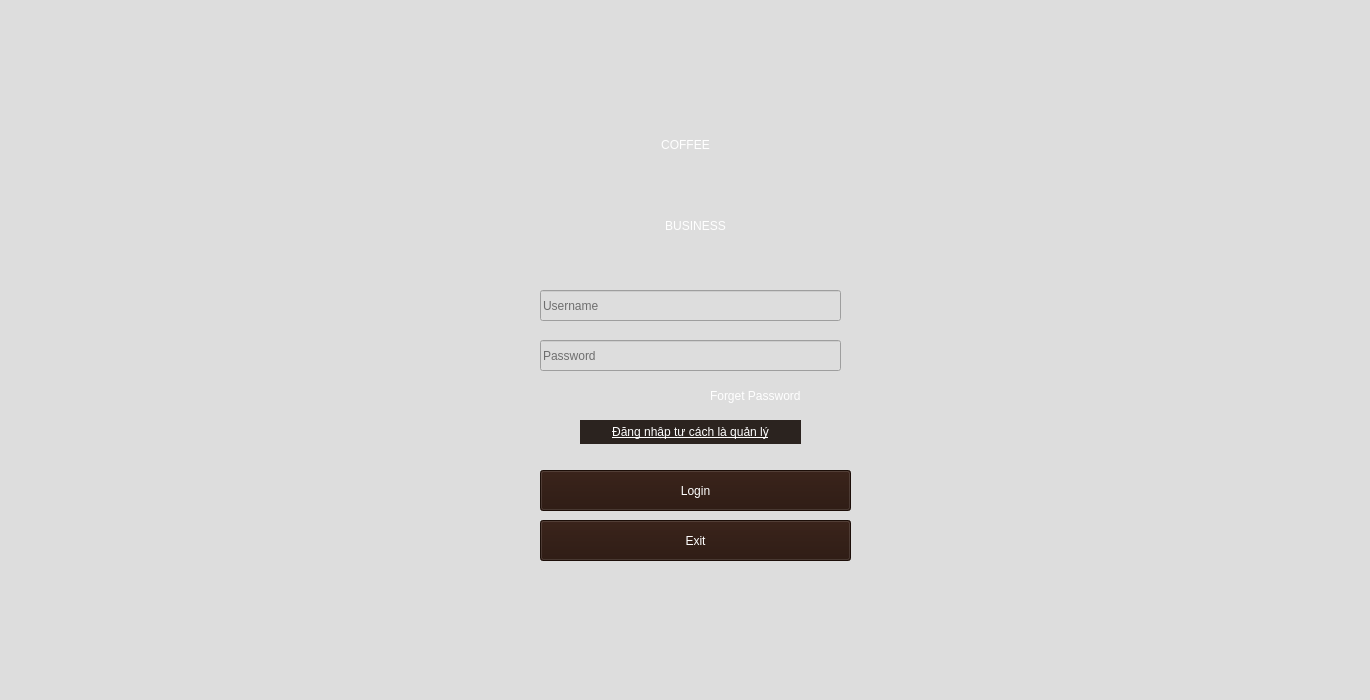
<?xml version="1.0" encoding="UTF-8"?>
<ui version="4.0">
 <class>MainWindow</class>
 <widget class="QMainWindow" name="MainWindow">
  <property name="geometry">
   <rect>
    <x>0</x>
    <y>0</y>
    <width>1370</width>
    <height>700</height>
   </rect>
  </property>
  <property name="sizePolicy">
   <sizepolicy hsizetype="Expanding" vsizetype="Expanding">
    <horstretch>0</horstretch>
    <verstretch>0</verstretch>
   </sizepolicy>
  </property>
  <property name="windowTitle">
   <string>MainWindow</string>
  </property>
  <property name="styleSheet">
   <string notr="true">;
background-color: rgb(221, 221, 221);</string>
  </property>
  <widget class="QWidget" name="centralwidget">
   <widget class="QLabel" name="label">
    <property name="geometry">
     <rect>
      <x>220</x>
      <y>30</y>
      <width>941</width>
      <height>611</height>
     </rect>
    </property>
    <property name="sizePolicy">
     <sizepolicy hsizetype="Expanding" vsizetype="Expanding">
      <horstretch>0</horstretch>
      <verstretch>0</verstretch>
     </sizepolicy>
    </property>
    <property name="styleSheet">
     <string notr="true">background-color: transparent;
color: rgb(255, 255, 255);
font: 14pt &quot;Segoe UI&quot;;</string>
    </property>
    <property name="text">
     <string/>
    </property>
    <property name="pixmap">
     <pixmap>../images/login 2.jpg</pixmap>
    </property>
    <property name="scaledContents">
     <bool>true</bool>
    </property>
   </widget>
   <widget class="QLabel" name="label_2">
    <property name="geometry">
     <rect>
      <x>450</x>
      <y>110</y>
      <width>471</width>
      <height>71</height>
     </rect>
    </property>
    <property name="sizePolicy">
     <sizepolicy hsizetype="Expanding" vsizetype="Expanding">
      <horstretch>0</horstretch>
      <verstretch>0</verstretch>
     </sizepolicy>
    </property>
    <property name="styleSheet">
     <string notr="true">font: 45pt &quot;.VnBodoni&quot;;
background-color: transparent;
color: rgb(255, 255, 255);</string>
    </property>
    <property name="text">
     <string>&lt;html&gt;&lt;head/&gt;&lt;body&gt;&lt;p&gt;COFFEE&lt;/p&gt;&lt;/body&gt;&lt;/html&gt;</string>
    </property>
    <property name="alignment">
     <set>Qt::AlignmentFlag::AlignCenter</set>
    </property>
   </widget>
   <widget class="QLineEdit" name="lineEditUserName">
    <property name="geometry">
     <rect>
      <x>540</x>
      <y>290</y>
      <width>301</width>
      <height>31</height>
     </rect>
    </property>
    <property name="sizePolicy">
     <sizepolicy hsizetype="Expanding" vsizetype="Expanding">
      <horstretch>0</horstretch>
      <verstretch>0</verstretch>
     </sizepolicy>
    </property>
    <property name="styleSheet">
     <string notr="true">QlineEdit{
 font: 16pt &quot;MS Shell Dlg 2&quot;;
 border:2px solid rgb(38,38,48);
 border-radius: 15px;
 color:#FFF;
 background-color: transparent;
}
QLineEdit:hover{
border:2px solid rgb(38,38,48);
background-color: rgba(255, 255, 255, 150);

}
QLineEdit:focus{
 boder:2px soild rgb(35,218,233);
background-color: rgba(255, 255, 255, 150);
}
</string>
    </property>
    <property name="placeholderText">
     <string>Username</string>
    </property>
   </widget>
   <widget class="QPushButton" name="pushButtonLogin">
    <property name="geometry">
     <rect>
      <x>540</x>
      <y>470</y>
      <width>311</width>
      <height>41</height>
     </rect>
    </property>
    <property name="sizePolicy">
     <sizepolicy hsizetype="Expanding" vsizetype="Expanding">
      <horstretch>0</horstretch>
      <verstretch>0</verstretch>
     </sizepolicy>
    </property>
    <property name="styleSheet">
     <string notr="true">QPushButton {
	background-color: rgb(39, 19, 11);
  boder-radius:15px;
  color: rgb(255, 255, 255);

  font: 18pt &quot;.VnBodoni&quot;;
	
  
}
QPushButton:hover{
  background-color: rgba(0, 0, 0, 150);
  font: 18pt &quot;.VnBodoni&quot;;
 }
</string>
    </property>
    <property name="text">
     <string>Login</string>
    </property>
    <property name="icon">
     <iconset>
      <normaloff>../icon/icon_login.svg</normaloff>../icon/icon_login.svg</iconset>
    </property>
    <property name="iconSize">
     <size>
      <width>35</width>
      <height>35</height>
     </size>
    </property>
   </widget>
   <widget class="QPushButton" name="pushButtonExit">
    <property name="geometry">
     <rect>
      <x>540</x>
      <y>520</y>
      <width>311</width>
      <height>41</height>
     </rect>
    </property>
    <property name="sizePolicy">
     <sizepolicy hsizetype="Expanding" vsizetype="Expanding">
      <horstretch>0</horstretch>
      <verstretch>0</verstretch>
     </sizepolicy>
    </property>
    <property name="styleSheet">
     <string notr="true">QPushButton {
	background-color: rgb(39, 19, 11);
  boder-radius:15px;
  color: rgb(255, 255, 255);

  font: 18pt &quot;.VnBodoni&quot;;
	
  
}
QPushButton:hover{
  background-color: rgba(0, 0, 0, 150);
  font: 18pt &quot;.VnBodoni&quot;;
 }
QPushButton {
	background-color: rgb(39, 19, 11);
  boder-radius:15px;
  color: rgb(255, 255, 255);

  font: 18pt &quot;.VnBodoni&quot;;
	
  
}
QPushButton:hover{
  background-color: rgba(0, 0, 0, 150);
  font: 18pt &quot;.VnBodoni&quot;;
 }
</string>
    </property>
    <property name="text">
     <string>Exit</string>
    </property>
    <property name="icon">
     <iconset>
      <normaloff>../icon/icon_logout.svg</normaloff>../icon/icon_logout.svg</iconset>
    </property>
    <property name="iconSize">
     <size>
      <width>35</width>
      <height>35</height>
     </size>
    </property>
   </widget>
   <widget class="QRadioButton" name="radioButtonForget">
    <property name="geometry">
     <rect>
      <x>690</x>
      <y>380</y>
      <width>141</width>
      <height>31</height>
     </rect>
    </property>
    <property name="sizePolicy">
     <sizepolicy hsizetype="Expanding" vsizetype="Expanding">
      <horstretch>0</horstretch>
      <verstretch>0</verstretch>
     </sizepolicy>
    </property>
    <property name="styleSheet">
     <string notr="true">background-color: transparent;
color: rgb(255, 255, 255);
font: 12pt &quot;Segoe UI&quot;;</string>
    </property>
    <property name="text">
     <string>Forget Password</string>
    </property>
   </widget>
   <widget class="QLineEdit" name="lineEditPassWord">
    <property name="geometry">
     <rect>
      <x>540</x>
      <y>340</y>
      <width>301</width>
      <height>31</height>
     </rect>
    </property>
    <property name="sizePolicy">
     <sizepolicy hsizetype="Expanding" vsizetype="Expanding">
      <horstretch>0</horstretch>
      <verstretch>0</verstretch>
     </sizepolicy>
    </property>
    <property name="styleSheet">
     <string notr="true">QlineEdit{
 border:2px solid rgb(38,38,48);
 border-radius: 15px;
 color:#FFF;
 background-color: transparent;
}
QLineEdit:hover{
border:2px solid rgb(38,38,48);
background-color: rgba(255, 255, 255, 150);

}
QLineEdit:focus{
 boder:2px soild rgb(35,218,233);
background-color: rgba(255, 255, 255, 150);
}
</string>
    </property>
    <property name="echoMode">
     <enum>QLineEdit::EchoMode::Password</enum>
    </property>
    <property name="placeholderText">
     <string>Password</string>
    </property>
    <property name="clearButtonEnabled">
     <bool>false</bool>
    </property>
   </widget>
   <widget class="QLabel" name="label_3">
    <property name="geometry">
     <rect>
      <x>460</x>
      <y>200</y>
      <width>471</width>
      <height>51</height>
     </rect>
    </property>
    <property name="sizePolicy">
     <sizepolicy hsizetype="Expanding" vsizetype="Expanding">
      <horstretch>0</horstretch>
      <verstretch>0</verstretch>
     </sizepolicy>
    </property>
    <property name="styleSheet">
     <string notr="true">font: 45pt &quot;.VnBodoni&quot;;
background-color: transparent;
color: rgb(255, 255, 255);</string>
    </property>
    <property name="text">
     <string>BUSINESS</string>
    </property>
    <property name="alignment">
     <set>Qt::AlignmentFlag::AlignCenter</set>
    </property>
   </widget>
   <widget class="QPushButton" name="pushButton_QuanLyDangNhap">
    <property name="geometry">
     <rect>
      <x>580</x>
      <y>420</y>
      <width>221</width>
      <height>24</height>
     </rect>
    </property>
    <property name="styleSheet">
     <string notr="true">QPushButton {
		border:  none;
		background-color: rgb(43, 35, 31);
	color: rgb(255, 255, 255);
	font: 9pt &quot;Segoe UI&quot;;
	text-decoration: underline;
}</string>
    </property>
    <property name="text">
     <string>Đăng nhập tư cách là quản lý</string>
    </property>
   </widget>
  </widget>
  <widget class="QMenuBar" name="menubar">
   <property name="geometry">
    <rect>
     <x>0</x>
     <y>0</y>
     <width>1370</width>
     <height>33</height>
    </rect>
   </property>
  </widget>
  <widget class="QStatusBar" name="statusbar"/>
 </widget>
 <resources/>
 <connections/>
</ui>
